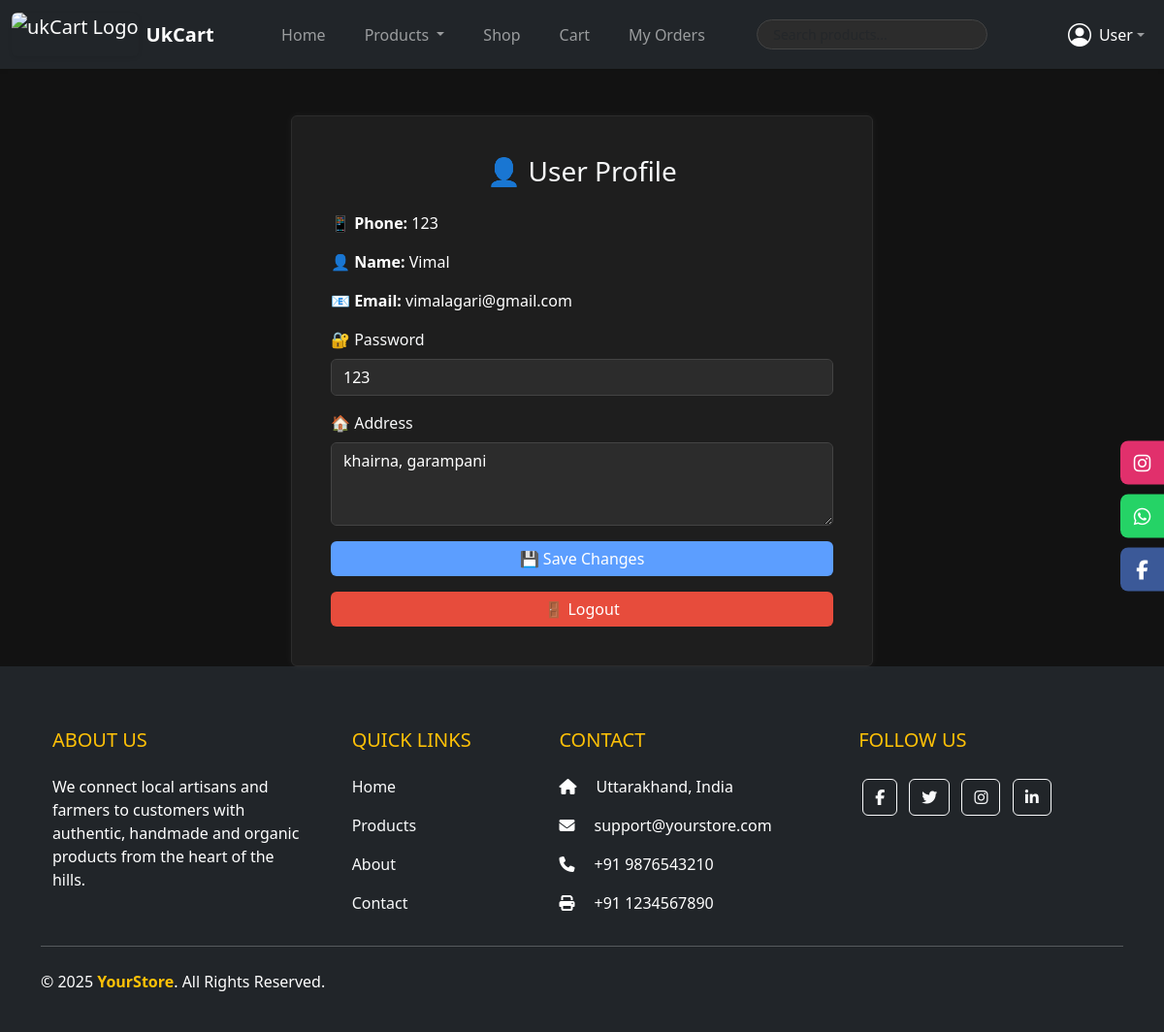
/pages/profile.php (signed in), run on the app's committed database.
### tables this page shows
CREATE TABLE `users` (
  `number` varchar(30) NOT NULL,
  `name` varchar(30) NOT NULL,
  `password` varchar(30) NOT NULL,
  `email` varchar(30) NOT NULL,
  `delivery_address` varchar(50) NOT NULL
);

### pages/profile.php (the view, shortened to what this page needs)
<?php
include '../includes/db.php';
$number = $_SESSION['user_number'];
$stmt = $conn->prepare("SELECT * FROM users WHERE number = ?");
$stmt->bind_param("s", $number);
$stmt->execute();
$result = $stmt->get_result();
$user = $result->fetch_assoc();
?>
<!DOCTYPE html>
<html lang="en">
<head>
  <link href="https://cdn.jsdelivr.net/npm/bootstrap@5.3.5/dist/css/bootstrap.min.css" rel="stylesheet">
</head>
<body>
<?php include "../includes/header.php" ?>
<div class="container mt-5">
  <div class="card mx-auto p-4" style="max-width: 600px;">
    <div class="card-body">
      <h3 class="card-title text-center mb-4 text-light">👤 User Profile</h3>
      <p><strong>📱 Phone:</strong> <?= htmlspecialchars($user['number']) ?></p>
      <p><strong>👤 Name:</strong> <?= htmlspecialchars($user['name']) ?></p>
      <p><strong>📧 Email:</strong> <?= htmlspecialchars($user['email']) ?></p>
      <form method="POST">
        <div class="mb-3">
          <label for="password" class="form-label text-light">🔐 Password</label>
          <input type="text" name="password" id="password" class="form-control" value="<?= htmlspecialchars($user['password']) ?>" required>
        </div>
        <div class="mb-3">
          <label for="delivery_address" class="form-label text-light">🏠 Address</label>
          <textarea name="delivery_address" id="delivery_address" class="form-control" rows="3" required><?= htmlspecialchars($user['delivery_address']) ?></textarea>
        </div>
        <button type="submit" class="btn btn-primary w-100">💾 Save Changes</button>
      </form>
      <a href="../pages/logout.php" class="btn btn-danger w-100 mt-3">🚪 Logout</a>
    </div>
  </div>
</div>
<?php include "../includes/footer.php" ?>
</body>
</html>

### pages/profile.php (style rules this page uses)
body { background-color: #121212; color: #ffffff; }
.card { background-color: #1e1e1e; border: 1px solid #2c2c2c; box-shadow: 0 0 10px rgba(255,255,255,0.05); }
.form-control, textarea { background-color: #2c2c2c; color: #ffffff; border: 1px solid #444; }
p { color: #ffffff; }
.btn-primary { background-color: #5c9eff; border: none; }
.btn-danger { background-color: #e74c3c; border: none; }

### data on the page
users: number "123", name "Vimal", email "vimalagari@gmail.com", password "123", delivery_address "khairna, garampani"

### other printed values
$user_name "User"
